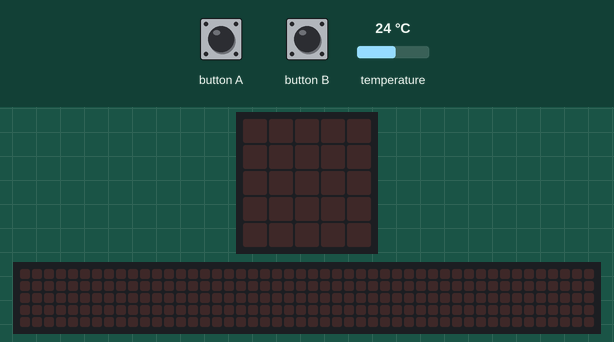
Recording of a program running on a simulated BBC micro:bit (MakeCode). Parts: the board's 5×5 LED display, a strip that is not on the board, showing the scrolling text unrolled. The test bench sets the inputs (shaded band); at power-on: temperature 24 °C. The 48×5 strip is a reading aid, not a part: it shows the text the display is scrolling, unrolled, one strip-width of it at a time.

Above: at 1.2 s.
1.3 s: button A pressed for 0.15 s
At 4.0 s:
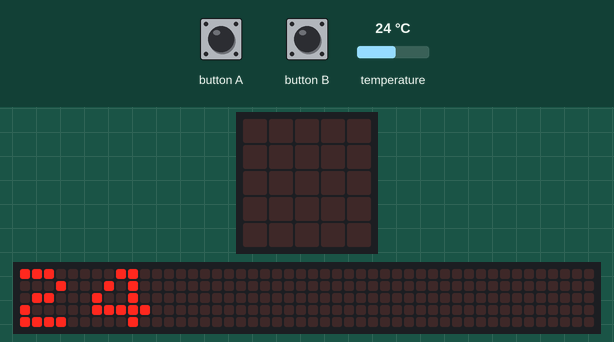
4.3 s: button B pressed for 0.15 s
At 5.3 s:
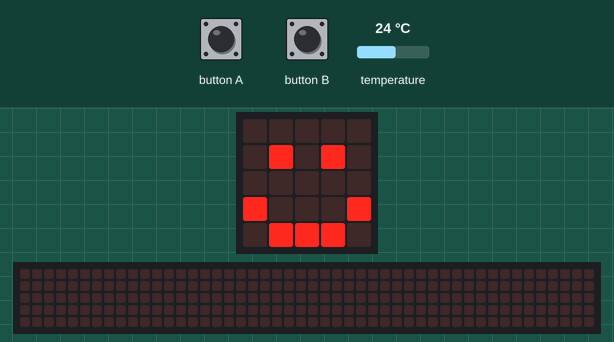
5.9 s: button A pressed for 0.15 s
At 6.12 s:
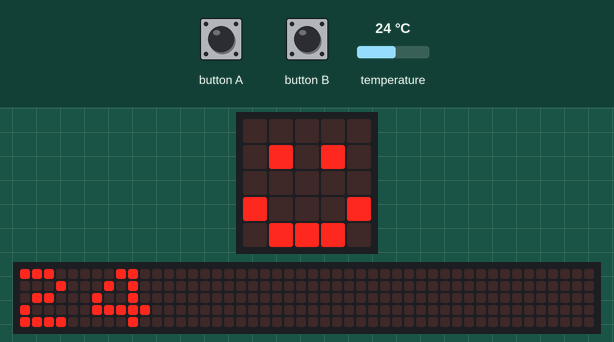
Timing chart, 0 to 8.9 s (numbered marks = the images above; inputs shaded):
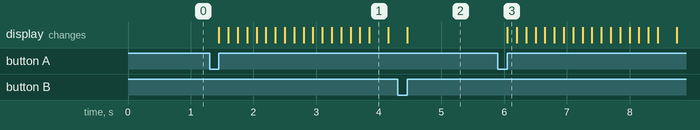

The program:

main.ts
```typescript
input.onButtonPressed(Button.A, function () {
    basic.showNumber(input.temperature())
})
input.onButtonPressed(Button.B, function () {
    if (input.temperature() > 27) {
        basic.showArrow(input.temperature())
    } else {
        basic.showIcon(IconNames.Happy)
    }
})
```

test.ts
```typescript
// testes vão aqui; isto não será compilado quando este pacote for usado como uma extensão.
```

Measured:
- after the input at 1.3 s, the display: changes after 0.15 s (image 1)
- after the input at 4.3 s, the display: changes after 0.15 s (image 2)
- after the input at 5.9 s, the display: changes after 0.15 s (image 3)
